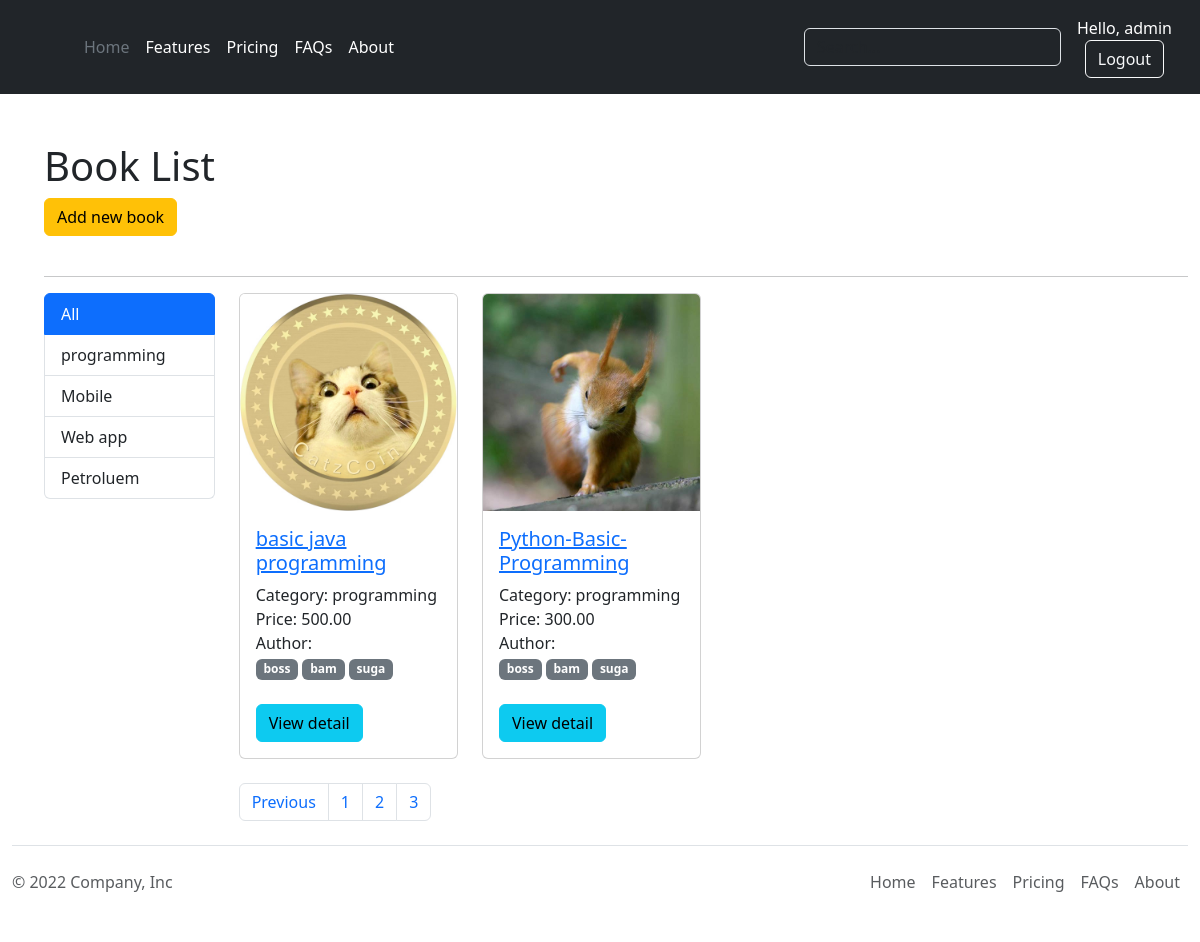
The app's page /book/?page=3 (signed in) with its own data.
### book/models.py (models this page shows, shortened)
class Category(models.Model):
    name = models.CharField(max_length=100)
    class Meta:
        verbose_name_plural = 'Category888'

class Book(models.Model):
    code= models.CharField(max_length=10, unique=True)
    slug= models.SlugField(max_length=200, unique=True)
    name= models.CharField(max_length=100)
    description = models.TextField(null=True, blank=True)
    price = models.FloatField(default=0)
    category = models.ForeignKey(Category, null=True, blank=True, on_delete=models.CASCADE)
    author = models.ManyToManyField(Author, blank=True)
    level = models.CharField(max_length=5, null=True, blank=True, choices=BOOK_LEVEL_CHOICE)
    image = models.FileField(upload_to='upload/', null=True, blank=True)
    published= models.BooleanField(default=False)
    created= models.DateTimeField(auto_now_add=True)
    updated= models.DateTimeField(auto_now=True)
    class Meta:
        ordering = ['-created']
    def show_image(self):
        if self.image:
            return format_html('<img src="%s" height = "50px" >' % self.image.url)
        return ''
    show_image.allow_tags = True
    show_image.short_description = 'Image'

class Author(models.Model):
    name = models.CharField(max_length=100)

### book/views.py (the view)
# urls.py: path('', login_required(views.BookListView.as_view(), login_url='/login'), name='index'),
class BookListView(ListView):
    model = Book
    template_name = 'book/index.html'
    context_object_name = 'books'
    paginate_by = 4
    def get_queryset(self):
        return Book.objects.filter(published=True)
    def get_context_data(self, *args, **kwargs):
        context = super(BookListView, self).get_context_data(*args, **kwargs)
        context.update({
            'categories': Category.objects.all()
        })
        return context

### templates/book/index.html (shortened to what this page needs)
{% extends 'layouts/base.html' %}
{% load humanize %}
{%block content %}
<ul>
  <h1>Book List</h1>
  <a href="{% url 'book:book_add' %}" class="btn btn-warning mb-4">Add new book</a>
  <hr />
  <div class="row">
    <div class="col-lg-2">
      <div class="list-group">
        <a href="{% url 'book:index' %}"
          class="list-group-item list-group-item-action {% if not categ_id %}active{% endif %}" aria-current="true">
          All
        </a>
        {% for c in categories %}
        <a href="{% url 'book:index' %}?category_id={{ c.id }}"
          class="list-group-item list-group-item-action {% if categ_id|add:'0' == c.id %}active{% endif %}">
          {{ c.name }}
        </a>
        {% endfor %}
      </div>
    </div>
    <div class="col-lg-10">
      <div class="row">
        {% for b in books %}
        <div class="col-lg-3">
          <div class="card mb-4">
            {% if b.image %}
            <a href="{% url 'book:detail' slug=b.slug %}"><img src="{{ b.image.url }}" alt=""
                class="card-img-top" /></a>
            {% endif %}
            <div class="card-body">
              <h5>
                <a href="{% url 'book:detail' slug=b.slug %}">{{ b.name }}</a>
              </h5>
              <div>Category: {{ b.category.name }}</div>
              <div>Price: {{ b.price|floatformat:2|intcomma }}</div>
              <div>Author:</div>
              {% for a in b.author.all %}
              <span class="badge bg-secondary">{{ a.name }}</span>
              {% endfor %}
              <br />
              <a href="{% url 'book:detail' slug=b.slug %}" class="btn btn-info mt-4">View detail</a>
            </div>
          </div>
        </div>
        {% endfor %}
      </div>
      <ul class="pagination">
        {% if page_obj.has_previous %}
        <li class="page-item">
          <a class="page-link" href="?page={{ page_obj.previous_page_number }}">Previous</a>
        </li>
        {% endif %} {% for i in page_obj.paginator.page_range %}
        <li class="page-item {% if page_obj.number == i %}activate{% endif %}">
          <a class="page-link" href="?page={{ i }}">{{ i }}</a>
        </li>
        {% endfor %}
      </ul>
    </div>
  </div>
</ul>
{% endblock %}

### templates/layouts/base.html (shortened to what this page needs)
<!DOCTYPE html>
<html lang="en">
  <head>
    <link href="https://cdn.jsdelivr.net/npm/bootstrap@5.3.0-alpha1/dist/css/bootstrap.min.css" rel="stylesheet"/>
    <link rel="stylesheet" href="https://cdnjs.cloudflare.com/ajax/libs/font-awesome/4.7.0/css/font-awesome.min.css">
  </head>
  <body>
    <header class="p-3 text-bg-dark">
      <div class="container-fluid">
        <div
          class="d-flex flex-wrap align-items-center justify-content-center justify-content-lg-start"
        >
          <a
            href="/"
            class="d-flex align-items-center mb-2 mb-lg-0 text-white text-decoration-none"
          >
            <svg
              class="bi me-2"
              width="40"
              height="32"
              role="img"
              aria-label="Bootstrap"
            >
              <use xlink:href="#bootstrap" />
            </svg>
          </a>
          <ul
            class="nav col-12 col-lg-auto me-lg-auto mb-2 justify-content-center mb-md-0"
          >
            <li>
              <a
                href="{% url 'book:index' %}"
                class="nav-link px-2 text-secondary"
                >Home</a
              >
            </li>
            <li><a href="#" class="nav-link px-2 text-white">Features</a></li>
            <li><a href="#" class="nav-link px-2 text-white">Pricing</a></li>
            <li><a href="#" class="nav-link px-2 text-white">FAQs</a></li>
            <li><a href="#" class="nav-link px-2 text-white">About</a></li>
          </ul>
          <form class="col-12 col-lg-auto mb-3 mb-lg-0 me-lg-3" role="search">
            <input
              type="search"
              class="form-control form-control-dark text-bg-dark"
              placeholder="Search..."
              aria-label="Search"
            />
          </form>
          <div class="text-end">
            {% if not user.is_authenticated %}
            <a href="{% url 'myapp:login' %}" class="btn btn-outline-light me-2">Login</a>
            <a href="{% url 'myapp:signup' %}" class="btn btn-warning">Sign-up</a>
            {% else %}
            <span>Hello, {{ request.user.username }}</span>
            <form action="{% url 'myapp:logout' %}" method="post" novalidate>
                <button class="btn btn-outline-light me-2">Logout</button>
            </form>
            {% endif %}
          </div>
        </div>
      </div>
    </header>
    <div class="container-fluid mt-5">
       {% block content %}{% endblock %}
    </div>
    <div class="container-fluid">
      <footer
        class="d-flex flex-wrap justify-content-between align-items-center py-3 my-4 border-top"
      >
        <p class="col-md-4 mb-0 text-muted">&copy; 2022 Company, Inc</p>
        <a
          href="/"
          class="col-md-4 d-flex align-items-center justify-content-center mb-3 mb-md-0 me-md-auto link-dark text-decoration-none"
        >
          <svg class="bi me-2" width="40" height="32">
            <use xlink:href="#bootstrap" />
          </svg>
        </a>
        <ul class="nav col-md-4 justify-content-end">
          <li class="nav-item">
            <a href="#" class="nav-link px-2 text-muted">Home</a>
          </li>
          <li class="nav-item">
            <a href="#" class="nav-link px-2 text-muted">Features</a>
          </li>
          <li class="nav-item">
            <a href="#" class="nav-link px-2 text-muted">Pricing</a>
          </li>
          <li class="nav-item">
            <a href="#" class="nav-link px-2 text-muted">FAQs</a>
          </li>
          <li class="nav-item">
            <a href="#" class="nav-link px-2 text-muted">About</a>
          </li>
        </ul>
      </footer>
    </div>
  </body>
</html>

### records on screen
Category: name "programming"
Category: name "Mobile"
Category: name "Web app"
Category: name "Petroluem"
Book: image (picture), name "basic java programming", category.name "programming", price "500.00"
Author: name "boss"
Author: name "bam"
Author: name "suga"
Book: image (picture), name "Python-Basic-Programming", category.name "programming", price "300.00"

### other values on screen
{{ request.user.username }} "admin"
{{ i }} "1" "2" "3"
